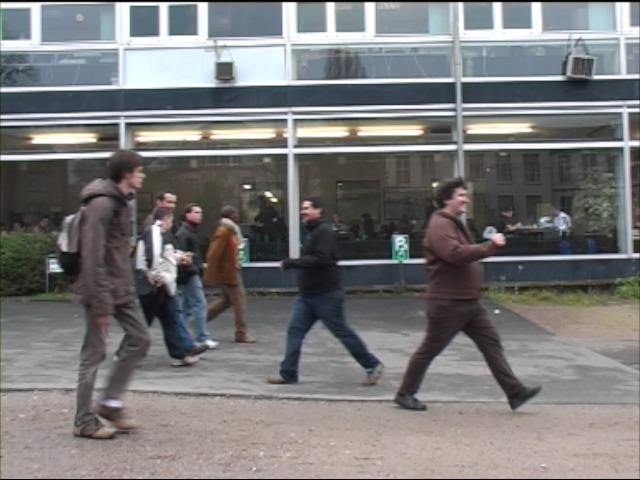
#> input picture Object Tracking/input_images/000001.jpg, 640 x 480 px, given as the content of the folder input_images/follow, which was not available
$ python experiment.py
#> lines starting #> are read from the running program, lines starting #| are printed output that depends on the picture; after the words box and inside, x2 and y2 are one past the last pixel; in counts of white or black regions, pixels touching at a corner belong together; long printed decimals are rounded; pictures that were not available may be replaced by others from this repository, and a replacement may not be noted
### Object Tracking/ps5.py
"""Problem Set 7: Particle Filter Tracking."""

import cv2
import numpy as np

from ps5_utils import run_kalman_filter, run_particle_filter

np.random.seed(100)  #DO NOT CHANGE THIS SEED VALUE

# I/O directories
input_dir = "input"
output_dir = "output"

# TODO: Remove unnecessary classes


# [17 lines left out: function normalize_and_scale, not called in this run]

# Assignment code
class KalmanFilter(object):
    """A Kalman filter tracker"""

    # [21 lines left out: function __init__, not called in this run]

    def predict(self):
        self.state = self.Dt * self.state
        self.covariance = self.Dt * self.covariance * self.Dt.T + self.Q


    # [13 lines left out: functions correct, process, not called in this run]


class ParticleFilter(object):
    """A particle filter tracker.

    Encapsulating state, initialization and update methods. Refer to
    the method run_particle_filter( ) in experiment.py to understand
    how this class and methods work.
    """

    def __init__(self, frame, template, **kwargs):
        """Initializes the particle filter object.

        The main components of your particle filter should at least be:
        - self.particles (numpy.array): Here you will store your particles.
                                        This should be a N x 2 array where
                                        N = self.num_particles. This component
                                        is used by the autograder so make sure
                                        you define it appropriately.
                                        Make sure you use (x, y)
        - self.weights (numpy.array): Array of N weights, one for each
                                      particle.
                                      Hint: initialize them with a uniform
                                      normalized distribution (equal weight for
                                      each one). Required by the autograder.
        - self.template (numpy.array): Cropped section of the first video
                                       frame that will be used as the template
                                       to track.
        - self.frame (numpy.array): Current image frame.

        Args:
            frame (numpy.array): color BGR uint8 image of initial video frame,
                                 values in [0, 255].
            template (numpy.array): color BGR uint8 image of patch to track,
                                    values in [0, 255].
            kwargs: keyword arguments needed by particle filter model:
                    - num_particles (int): number of particles.
                    - sigma_exp (float): sigma value used in the similarity
                                         measure.
                    - sigma_dyn (float): sigma value that can be used when
                                         adding gaussian noise to u and v.
                    - template_rect (dict): Template coordinates with x, y,
                                            width, and height values.
        """
        self.num_particles = kwargs.get('num_particles')  # required by the autograder
        self.sigma_exp = kwargs.get('sigma_exp')  # required by the autograder
        self.sigma_dyn = kwargs.get('sigma_dyn')  # required by the autograder
        self.template_rect = kwargs.get('template_coords')  # required by the autograder
        # If you want to add more parameters, make sure you set a default value so that
        # your test doesn't fail the autograder because of an unknown or None value.
        #
        # The way to do it is:
        # self.some_parameter_name = kwargs.get('parameter_name', default_value)

        self.template = cv2.cvtColor(template.copy(), cv2.COLOR_BGR2GRAY)
        self.frame = frame.copy()
        self.particles = None  # Initialize your particles array. Read the docstring.
        self.weights = np.ones(self.num_particles,dtype=np.float32) / self.num_particles  # Initialize your weights array. Read the docstring.
        # Initialize any other components you may need when designing your filter.

        self.state_x = self.template_rect['x'] + np.floor(self.template_rect['w'] / 2.)
        self.state_y = self.template_rect['y'] + np.floor(self.template_rect['h'] / 2.)


        self.template_h, self.template_w = self.template.shape[:2]
        self.mse_list = []


    def get_cutout_around_particle(self,frame,particle):
        particle = particle.astype(np.int16)

        x0, x1 = particle[0] - np.floor(self.template_w / 2), particle[0] + np.floor(self.template_w / 2)
        y0, y1 = particle[1] - np.floor(self.template_h / 2), particle[1] + np.floor(self.template_h / 2)


        if self.template_w % 2:
            x1 += 1
        if self.template_h % 2:
            y1 += 1

        # correct if falls out of boundary
        if x0 < 1:
            x0, x1 = 0, (x1 - x0)

        if y0 < 1:
            y0, y1 = 0, (y1 - y0)

        if x1 > frame.shape[1] - 1:
            x0, x1 = x0 - (x1 - frame.shape[1]) - 1, frame.shape[1]-1

        if y1 > frame.shape[0] - 1:
            y0, y1 = y0 - (y1 - frame.shape[0]) - 1, frame.shape[0]-1

        x0 = int(x0)
        x1 = int(x1)
        y0 = int(y0)
        y1 = int(y1)
        output = frame[y0:y1, x0:x1]


        if not output.shape == self.template.shape:
            print(frame.shape)
            print(output.shape)

            raise AssertionError("cutout size not equal to template size")


        return output


    # [19 lines left out: functions get_particles, get_weights, not called in this run]

    def get_error_metric(self, template, frame_cutout):
        """Returns the error metric used based on the similarity measure.

        Returns:
            float: similarity value.
        """
        mse = np.sum((template.astype(np.float32) - frame_cutout.astype(np.float32)) ** 2) / (template.shape[0] * template.shape[1])
        return mse

    def resample_particles(self):
        """Returns a new set of particles

        This method does not alter self.particles.

        Use self.num_particles and self.weights to return an array of
        resampled particles based on their weights.

        See np.random.choice or np.random.multinomial.

        Returns:
            numpy.array: particles data structure.
        """
        return np.random.choice(a=self.num_particles, size=self.num_particles, p=self.weights, replace=True)

    def process(self, frame):
        """Processes a video frame (image) and updates the filter's state.

        Implement the particle filter in this method returning None
        (do not include a return call). This function should update the
        particles and weights data structures.

        Make sure your particle filter is able to cover the entire area of the
        image. This means you should address particles that are close to the
        image borders.

        Args:
            frame (numpy.array): color BGR uint8 image of current video frame,
                                 values in [0, 255].

        Returns:
            None.
        """
        frame = cv2.cvtColor(frame.copy(), cv2.COLOR_BGR2GRAY)

        rand_x = np.random.normal(self.state_x, self.sigma_dyn, self.num_particles).reshape(self.num_particles,1)
        rand_y = np.random.normal(self.state_y, self.sigma_dyn, self.num_particles).reshape(self.num_particles,1)
        self.particles = np.hstack([rand_x, rand_y])


        error_list = []
        for i in range(self.particles.shape[0]):
            particle = self.particles[i]
            mse = self.get_error_metric(self.template,self.get_cutout_around_particle(frame,particle))
            self.weights[i] = np.exp(-mse/ (2. * self.sigma_exp ** 2.))
            error_list.append(mse)

        self.mse_list.append(np.mean(error_list))


        self.weights = self.weights / sum(self.weights) #normalize
        self.particles = self.particles[self.resample_particles()] #resample particles
        self.state_x,self.state_y = np.average(self.particles, axis=0, weights=self.weights).astype(np.int16)


    def render(self, frame_in):
        """Visualizes current particle filter state.

        This method may not be called for all frames, so don't do any model
        updates here!

        These steps will calculate the weighted mean. The resulting values
        should represent the tracking window center point.

        In order to visualize the tracker's behavior you will need to overlay
        each successive frame with the following elements:

        - Every particle's (x, y) location in the distribution should be
          plotted by drawing a colored dot point on the image. Remember that
          this should be the center of the window, not the corner.
        - Draw the rectangle of the tracking window associated with the
          Bayesian estimate for the current location which is simply the
          weighted mean of the (x, y) of the particles.
        - Finally we need to get some sense of the standard deviation or
          spread of the distribution. First, find the distance of every
          particle to the weighted mean. Next, take the weighted sum of these
          distances and plot a circle centered at the weighted mean with this
          radius.

        This function should work for all particle filters in this problem set.

        Args:
            frame_in (numpy.array): copy of frame to render the state of the
                                    particle filter.
        """


        x_weighted_mean = 0
        y_weighted_mean = 0

        for i in range(self.num_particles):
            x_weighted_mean += self.particles[i, 0] * self.weights[i]
            y_weighted_mean += self.particles[i, 1] * self.weights[i]

        # Complete the rest of the code as instructed.
        x_weighted_mean = x_weighted_mean.astype(np.int16)
        y_weighted_mean = y_weighted_mean.astype(np.int16)

        for particle in self.particles:
            cv2.circle(frame_in, tuple(particle.astype(np.int16)), radius=1, color=(0, 0, 255), thickness=1)

        x0 = x_weighted_mean - np.floor(self.template_w / 2)
        y0 = y_weighted_mean - np.floor(self.template_h / 2)
        x1 = x_weighted_mean + np.floor(self.template_w/ 2)
        y1 = y_weighted_mean + np.floor(self.template_h/ 2)

        cv2.rectangle(frame_in,(int(x0),int(y0) ), (int(x1),int(y1) ), color = (0, 255, 255),thickness=2)

        dist = np.linalg.norm(self.particles - [x_weighted_mean, y_weighted_mean]) ** 0.5
        radius = (np.sum(dist * self.weights.reshape((-1, 1)))).astype(int)
        cv2.circle(frame_in, (x_weighted_mean, y_weighted_mean), radius=radius, color=(0, 255, 0), thickness=2)


class AppearanceModelPF(ParticleFilter):
    """A variation of particle filter tracker."""

    def __init__(self, frame, template, **kwargs):
        """Initializes the appearance model particle filter.

        The documentation for this class is the same as the ParticleFilter
        above. There is one element that is added called alpha which is
        explained in the problem set documentation. By calling super(...) all
        the elements used in ParticleFilter will be inherited so you do not
        have to declare them again.
        """

        super(AppearanceModelPF, self).__init__(frame, template, **kwargs)  # call base class constructor

        self.alpha = kwargs.get('alpha')  # required by the autograder
        # If you want to add more parameters, make sure you set a default value so that
        # your test doesn't fail the autograder because of an unknown or None value.
        #
        # The way to do it is:
        # self.some_parameter_name = kwargs.get('parameter_name', default_value)

    # [22 lines left out: function process, not called in this run]


class MDParticleFilter(AppearanceModelPF):
    """A variation of particle filter tracker that incorporates more dynamics."""

    def __init__(self, frame, template, **kwargs):
        """Initializes MD particle filter object.

        The documentation for this class is the same as the ParticleFilter
        above. By calling super(...) all the elements used in ParticleFilter
        will be inherited so you don't have to declare them again.
        """

        super(MDParticleFilter, self).__init__(frame, template, **kwargs)  # call base class constructor
        # If you want to add more parameters, make sure you set a default value so that
        # your test doesn't fail the autograder because of an unknown or None value.
        #
        # The way to do it is:
        # self.some_parameter_name = kwargs.get('parameter_name', default_value)
        self.scale = kwargs.get('scale', 1)
        self.max_mse = kwargs.get('max_mse',5000)
        self.scale_rate = kwargs.get('scale_rate',0.9999)
        self.template_min_h = kwargs.get('template_min_h',120)

        self.frame_id = 0
        self.avg_mse = 0


    def process(self, frame):
        """Processes a video frame (image) and updates the filter's state.

        This process is also inherited from ParticleFilter. Depending on your
        implementation, you may comment out this function and use helper
        methods that implement the "More Dynamics" procedure.

        Args:
            frame (numpy.array): color BGR uint8 image of current video frame,
                                 values in [0, 255].

        Returns:
            None.
        """


        self.frame_id += 1
        print("Now processing frame:{}".format(self.frame_id))
        pre_x = self.state_x #save previous state
        pre_y = self.state_y

        ParticleFilter.process(self,frame.copy())
        current_avg = self.mse_list[self.frame_id-1]
        print(current_avg)
        if current_avg > self.max_mse:
            self.state_x = pre_x
            self.state_y = pre_y
            # scale = np.exp(-0.12 * self.frame_id)
            self.scale *= self.scale_rate
        elif self.template_h > self.template_min_h:
            particle = np.array([self.state_x, self.state_y])
            frame = cv2.cvtColor(frame.copy(), cv2.COLOR_BGR2GRAY)
            best_frame = self.get_cutout_around_particle(frame, particle)
            template_t = self.alpha * best_frame + (1 - self.alpha) * self.template
            resized_temp = cv2.resize(template_t, (0, 0), fx=self.scale, fy=self.scale)

            if resized_temp.shape[0] > 0.8*frame.shape[0]:
                resized_temp = template_t

            # scale = np.exp(-0.12*self.frame_id)
            self.scale *= self.scale_rate
            print(self.scale)
            self.template = resized_temp.astype(np.uint8)
            self.template_h, self.template_w = self.template.shape[0], self.template.shape[1]


# [97 lines left out: functions part_1b, part_1c, part_2a, part_2b, part_3, part_4, not called in this run]

### Object Tracking/experiment.py
"""Problem Set 5: Object Tracking and Pedestrian Detection"""

import os

import cv2
import numpy as np

import ps5

# I/O directories
input_dir = "input_images"
output_dir = "output"

NOISE_1 = {'x': 2.5, 'y': 2.5}
NOISE_2 = {'x': 7.5, 'y': 7.5}


# [223 lines left out: functions part_1b, part_1c, part_2a, part_2b, part_3, part_4 and 1 more, not called in this run]


def part_6():
    """Tracking pedestrians from a moving camera.

    Follow the instructions in the problem set instructions.

    Place all your work in this file and this section.
    """
    np.random.seed(42)
    imgs_dir = os.path.join(input_dir, "follow")
    imgs_list = [f for f in os.listdir(imgs_dir)
                 if f[0] != '.' and f.endswith('.jpg')]

    imgs_list = sorted(imgs_list)


    save_frames = {60: os.path.join(output_dir, 'ps5-6-a-1.png'),
                   160: os.path.join(output_dir, 'ps5-6-a-2.png'),
                   186: os.path.join(output_dir, 'ps5-6-a-3.png')}
    t1 = {
        'x': 90,
        'y': 40,
        'w': 80,
        'h': 200,
        'start_frame': 1
    }
    t2 = {
        'x': 180,
        'y': 0,
        'w': 90,
        'h': 180,
        'start_frame': 34
    }

    t3 = {
        'x': 170,
        'y': 50,
        'w': 70,
        'h': 165,
        'start_frame': 98
    }

    kwargs1 = {
        'template_min_h': 70,
        'num_particles': 400,
        'sigma_exp': 4,
        'sigma_dyn': 15,
        'alpha': 0.3,
        'max_mse': 4100,
        'scale': 1,
        'scale_rate': 1.05
    }

    kwargs2 = {
        'template_min_h': 70,
        'num_particles': 400,
        'sigma_exp': 4,
        'sigma_dyn': 15,
        'alpha': 0.3,
        'max_mse':4100,
        'scale':1,
        'scale_rate':0.999
    }

    kwargs3 = {
        'template_min_h': 70,
        'num_particles': 500,
        'sigma_exp': 5,
        'sigma_dyn': 10,
        'alpha': 0.2,
        'max_mse': 4100,
        'scale': 1,
        'scale_rate': 1
    }


    # Initialize objects
    pf1 = None

    frame_id = 0
    for img in imgs_list:
        frame = cv2.imread(os.path.join(os.path.join(input_dir, "follow"), img))
#> frame is the input picture: shape (480, 640, 3); mean B, G, R 120.9, 120.6, 121.1
        frame_id += 1
        if frame_id == t1['start_frame']:
            template1 = frame[int(t1['y']): int(t1['y'] + t1['h']), int(t1['x']): int(t1['x'] + t1['w'])]
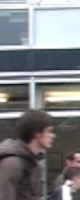
#> template1: shape (200, 80, 3); mean B, G, R 128.4, 126.3, 125.3
            pf1 = ps5.MDParticleFilter(frame, template=template1, template_coords=t1, **kwargs1)
#> in __init__, `self.template = cv2.cvtColor(template.copy(), cv2.COLOR_BGR2GRAY)`:
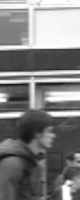
#> self.template: shape (200, 80); min 16, max 255, mean 126.3
        elif frame_id == t2['start_frame']:   #update particle filter
            template2 = frame[int(t2['y']): int(t2['y'] + t2['h']), int(t2['x']): int(t2['x'] + t2['w'])]
            pf2 = ps5.MDParticleFilter(frame, template=template2, template_coords=t2, **kwargs2)
        elif frame_id == t3['start_frame']:  # update particle filter
            template3 = frame[int(t3['y']): int(t3['y'] + t3['h']), int(t3['x']): int(t3['x'] + t3['w'])]
            pf3 = ps5.MDParticleFilter(frame, template=template3, template_coords=t3, **kwargs3)

        # Process frame
        if frame_id < t2['start_frame']:
            pf1.process(frame)
#> in process, `frame = cv2.cvtColor(frame.copy(), cv2.COLOR_BGR2GRAY)`:
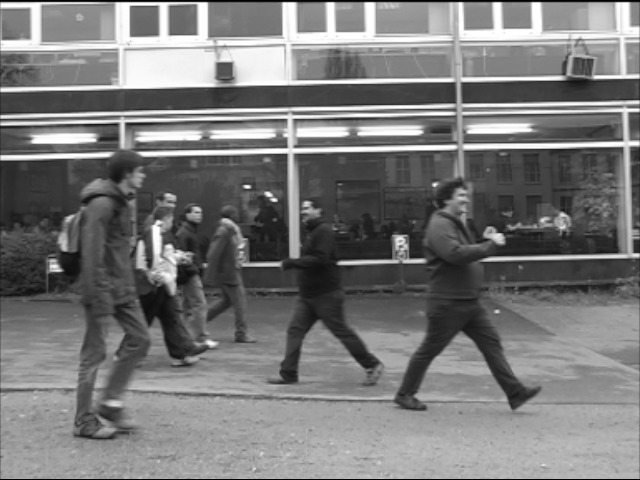
#> frame: shape (480, 640); min 0, max 255, mean 120.8
#> the loop in process, `for i in range(self.particles.shape[0]):` made 400 passes
#> mse on passes 1 to 3: 7735.3, 5241.2, 1627.9
#> pass 1, in get_cutout_around_particle, `output = frame[y0:y1, x0:x1]`:
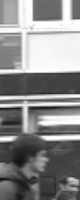
#> output: shape (200, 80); min 17, max 255, mean 137.7
#> pass 2, in get_cutout_around_particle (call 2), `output = frame[y0:y1, x0:x1]`:
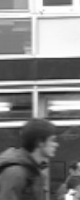
#> output: shape (200, 80); min 16, max 255, mean 129.3
#> pass 3, in get_cutout_around_particle (call 3), `output = frame[y0:y1, x0:x1]`:
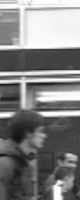
#> output: shape (200, 80); min 17, max 255, mean 128.3
#> after the loop in process, `for i in range(self.particles.shape[0]):`: error_list = 400 values, max 10195.1 at index 31, min 224.9 at index 398, mean 5412.4; self.weights = 400 values, max 0.000886 at index 398, min 0 at index 0, mean 2.22e-06
#> in process, `self.weights = self.weights / sum(self.weights)`: self.weights = 400 values, max 0.998 at index 398, min 0 at index 0, mean 0.0025
#> in process, `self.particles = self.particles[self.resample_particles()]`: self.particles = 400 pairs, first value 128.3 to 128.3, second value 140.4 to 140.4
#> in process, `self.state_x,self.state_y = np.average(self.particles, axis=0, weights..`: self.state_x = 128; self.state_y = 140
#> in process, `current_avg = self.mse_list[self.frame_id-1]`: current_avg = 5412.4
#| 5412.423
        elif frame_id < t3['start_frame']:
            pf2.process(frame)
        else:
            pf3.process(frame)


        if True:  # For debugging, it displays every frame
            out_frame = frame.copy()
            if frame_id < t2['start_frame']:
                pf1.render(out_frame)
#> the loop in render, `for i in range(self.num_particles):` made 400 passes
#> (x_weighted_mean, y_weighted_mean) on passes 1 to 3: (0, 0), (0, 0), (1.17e-17, 1.28e-17)
#> in render, `cv2.rectangle(frame_in,(int(x0),int(y0) ), (int(x1),int(y1) ), color =..`:
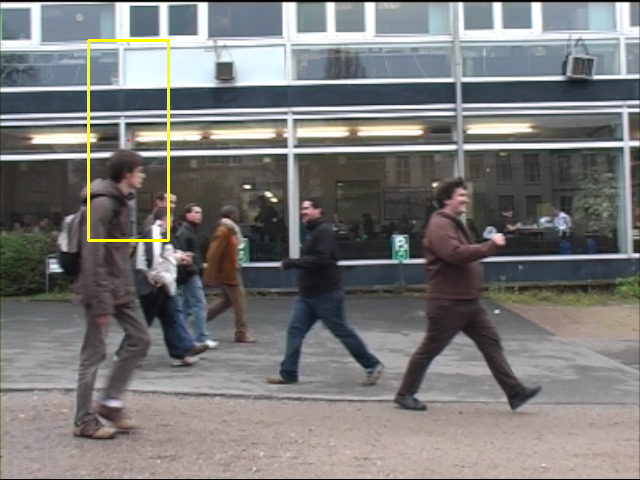
#> frame_in: shape (480, 640, 3); mean B, G, R 120.1, 121.2, 121.7
#> in render, `cv2.circle(frame_in, (x_weighted_mean, y_weighted_mean), radius=radius..`: frame_in: shape (480, 640, 3); 0.02% of pixels changed, all inside (x1, y1, x2, y2) = (124, 136, 133, 145)
            elif frame_id < t3['start_frame']:
                pf2.render(out_frame)
            else:
                pf3.render(out_frame)


            cv2.imshow('Tracking', out_frame)
            cv2.waitKey(1)

        # Render and save output, if indicated
        if frame_id in save_frames:
            frame_out = frame.copy()
            if frame_id < t2['start_frame']:
                pf1.render(frame_out)
            elif frame_id < t3['start_frame']:
                pf2.render(frame_out)
            else:
                pf3.render(frame_out)

            cv2.imwrite(save_frames[frame_id], frame_out)


if __name__ == '__main__':
    # [7 lines of commented-out code are left out]
    part_6()

$ run again, on Object Tracking/input_images/000005.jpg
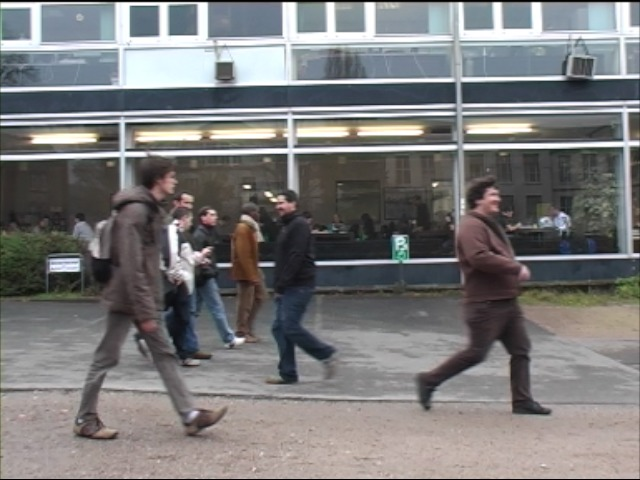
#> input picture Object Tracking/input_images/000005.jpg, 640 x 480 px, given as the content of the folder input_images/follow, which was not available
#> in part_6, frame is the input picture: shape (480, 640, 3); mean B, G, R 122, 121.7, 122.3
#> frame: shape (480, 640)
#> the loop in process, `for i in range(self.particles.shape[0]):` made 400 passes
#> mse on passes 1 to 3: 8099.8, 5277.9, 1652.4
#> pass 1, in get_cutout_around_particle, `output = frame[y0:y1, x0:x1]`:
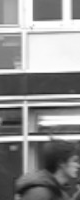
#> output: shape (200, 80); min 19, max 255, mean 141.7
#> after the loop in process, `for i in range(self.particles.shape[0]):`: error_list = 400 values, max 10455.8 at index 31, min 240.5 at index 398, mean 5582.7; self.weights = 400 values, max 0.000544 at index 398, min 0 at index 0, mean 1.36e-06
#> in process, `self.weights = self.weights / sum(self.weights)`: self.weights = 400 values, max 0.998 at index 398, min 0 at index 0, mean 0.0025
#> self.particles = 400 pairs, first value 128.3 to 128.3, second value 140.4 to 140.4
#> self.state_x = 128; self.state_y = 140
#> current_avg = 5582.7
#| 5582.703
#> the loop in render, `for i in range(self.num_particles):` made 400 passes
#> (x_weighted_mean, y_weighted_mean) on passes 1 to 3: (0, 0), (0, 0), (8.84e-18, 9.68e-18)
#> in render, `cv2.rectangle(frame_in,(int(x0),int(y0) ), (int(x1),int(y1) ), color =..`:
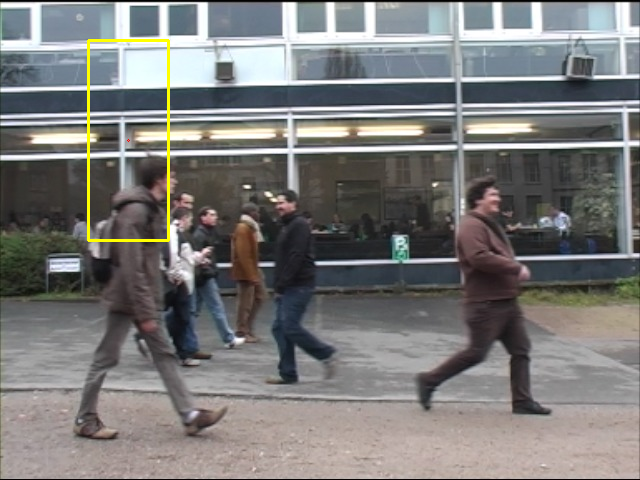
#> frame_in: shape (480, 640, 3); mean B, G, R 121.2, 122.3, 122.9
